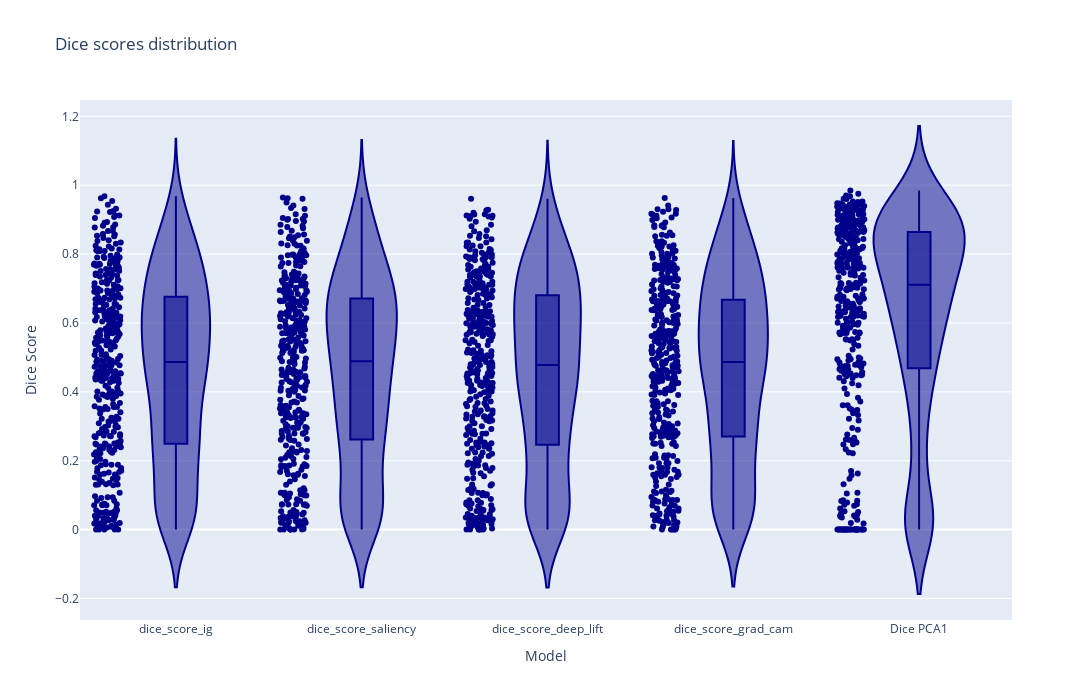

Notebook code for this chart:
### Code cell
fig = px.violin(df_res_giuste[['dice_score_ig', 'dice_score_saliency', 'dice_score_deep_lift', 'dice_score_grad_cam', 'Dice PCA1']], points="all", color_discrete_sequence=['darkblue'], title='Dice scores distribution', box=True, width=1400, height=700)
fig.update_layout(xaxis_title='Model', yaxis_title='Dice Score')
fig.write_html('dice_score_distribution_interpretabilities_giuste_optimized_box.html')
fig.write_image('dice_score_distribution_interpretabilities_giuste_optimized_box.png')
fig.show()

### Figure 1 — Plotly figure (JSON) as saved in the notebook; plotly's stock layout.template omitted (floating-point values rounded to 4 significant figures; data arrays with more than 128 entries replaced by an {"elided": "..."} marker saying what was removed)
{"data": [{"alignmentgroup": "True", "box": {"visible": true}, "hovertemplate": "variable=%{x}<br>value=%{y}<extra></extra>", "legendgroup": "", "marker": {"color": "darkblue"}, "name": "", "offsetgroup": "", "orientation": "v", "points": "all", "scalegroup": "True", "showlegend": false, "type": "violin", "x": {"elided": "2015 str values"}, "x0": " ", "xaxis": "x", "y": {"elided": "2015 float values"}, "y0": " ", "yaxis": "y"}], "layout": {"height": 700, "legend": {"tracegroupgap": 0}, "title": {"text": "Dice scores distribution"}, "violinmode": "group", "width": 1400, "xaxis": {"anchor": "y", "domain": [0, 1], "title": {"text": "Model"}}, "yaxis": {"anchor": "x", "domain": [0, 1], "title": {"text": "Dice Score"}}}}
